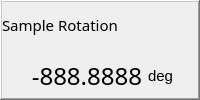
         <widget class="QFrame" name="pframe_3">
          <property name="minimumSize">
           <size>
            <width>100</width>
            <height>0</height>
           </size>
          </property>
          <property name="frameShape">
           <enum>QFrame::WinPanel</enum>
          </property>
          <property name="frameShadow">
           <enum>QFrame::Raised</enum>
          </property>
          <layout class="QVBoxLayout" name="verticalLayout_30">
           <property name="leftMargin">
            <number>0</number>
           </property>
           <property name="topMargin">
            <number>0</number>
           </property>
           <property name="rightMargin">
            <number>0</number>
           </property>
           <property name="bottomMargin">
            <number>0</number>
           </property>
           <item>
            <widget class="QLabel" name="label_33">
             <property name="font">
              <font>
               <family>Bahnschrift</family>
               <pointsize>11</pointsize>
               <weight>50</weight>
               <bold>false</bold>
              </font>
             </property>
             <property name="text">
              <string>Sample Rotation</string>
             </property>
             <property name="alignment">
              <set>Qt::AlignLeading|Qt::AlignLeft|Qt::AlignVCenter</set>
             </property>
            </widget>
           </item>
           <item>
            <layout class="QHBoxLayout" name="horizontalLayout_38">
             <property name="leftMargin">
              <number>0</number>
             </property>
             <property name="topMargin">
              <number>0</number>
             </property>
             <property name="rightMargin">
              <number>0</number>
             </property>
             <property name="bottomMargin">
              <number>0</number>
             </property>
             <item>
              <widget class="QLabel" name="sra_pos">
               <property name="minimumSize">
                <size>
                 <width>140</width>
                 <height>0</height>
                </size>
               </property>
               <property name="font">
                <font>
                 <family>Bahnschrift</family>
                 <pointsize>18</pointsize>
                 <italic>false</italic>
                </font>
               </property>
               <property name="text">
                <string>-888.8888</string>
               </property>
               <property name="alignment">
                <set>Qt::AlignRight|Qt::AlignTrailing|Qt::AlignVCenter</set>
               </property>
              </widget>
             </item>
             <item>
              <widget class="QLabel" name="label_34">
               <property name="font">
                <font>
                 <family>Segoe UI</family>
                 <pointsize>11</pointsize>
                 <weight>50</weight>
                 <bold>false</bold>
                </font>
               </property>
               <property name="text">
                <string>deg</string>
               </property>
               <property name="alignment">
                <set>Qt::AlignLeading|Qt::AlignLeft|Qt::AlignVCenter</set>
               </property>
              </widget>
             </item>
            </layout>
           </item>
          </layout>
         </widget>
